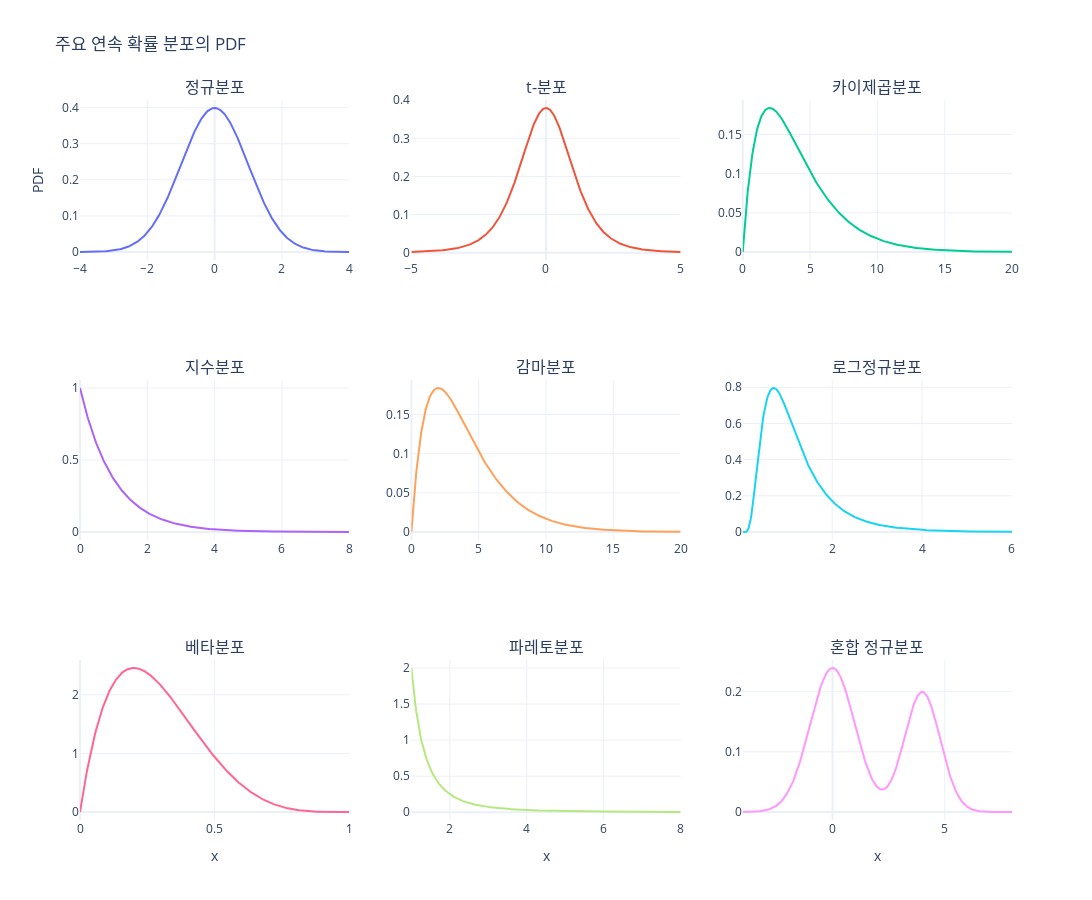

Here is the notebook cell this chart was saved with:
### Markdown cell above
<style>
hl {
    color: #1500FFFF;
    font-weight: bold;
    background: none;
}
th:first-child, td:first-child {
    min-width: 80px;
    max-width: 80px;
    width: 80px;
    text-align: center;
}
/* 표 헤더와 5번째 행까지 배경 흰색, 글자 검정색 */
table, th, td {
    color: #111 !important;
}
thead tr, thead th {
    background: #F1EDAFFF !important;
    color: #111 !important;
}
tbody tr:nth-child(-n+4) {
    background: #F1EDAFFF !important;
    color: #111 !important;
}
/* 6행부터 배경색을 옅은 그레이(#f5f5f5)로 지정 */
tbody tr:nth-child(n+5) {
    background: #f5f5f5 !important;
    color: #111 !important;
}
</style>

| 분포 제목 | 분포 정의 | 주요 특징 | 활용 |
|---|---|---|---|
| 정규 분포 | $N(\mu, \sigma^2)$ | 자연 현상 및 사회 현상에서 가장 흔하게 발견되는 <hl>종 모양의 대칭적인 분포</hl>임.<br>평균($\mu$)과 표준편차($\sigma$) 두 모수에 의해 모양이 결정됨.<br>평균 = 중앙값 = 최빈값임.<br><hl>표준 정규 분포</hl>는 $Z \sim N(0,1)$로, <hl>평균이 0이고 표준편차가 1</hl>인 특별한 정규 분포임.<br>Z-점수 변환 $Z = (X-\mu)/\sigma$를 통해 표준화함.<br> | 많은 통계적 방법론의 기초 가정임.<br>금융 자산의 수익률 모델링(근사적으로) 및 측정 오차 등에서 활용함.<br> |
| t-분포 | 정규 분포와 유사한 종 모양이지만, 꼬리가 더 두꺼움(fat tails). | <hl>극단적인 값이 나타날 확률이 정규분포보다 높음</hl>.<br><hl>모집단의 분산($\sigma^2$)을 알지 못하고 표본 크기(n)가 작을 때, 표본 평균($\bar{x}$)을 이용하여 모평균($\mu$)을 추정하거나 검정</hl>할 때 사용함.<br>자유도(df)에 따라 모양이 변하며, 자유도가 커질수록 표준 정규 분포에 근사함(df = n-1).<br> | 소표본에서의 평균 검정 및 추정,<br>금융 데이터 모델링(정규분포보다 꼬리가 두꺼운 현상 반영)에 활용함.<br> |
| 카이제곱 분포 | 여러 개(k개)의 서로 <hl>독립적인 표준정규분포를 따르는 확률변수들을 각각 제곱한 다음 모두 더해서 얻어지는 분포</hl>임.<br>$\chi^2(k)$로 표기하며, k는 자유도임.<br> | 오른쪽으로 긴 꼬리를 가지는 비대칭 분포임.<br>자유도가 커질수록 대칭성에 가까워짐.<br> | <hl>분산 추정 및 검정,<br>적합도 검정,<br>독립성 검정 등에 활용함.</hl><br> |
| 지수 분포 | 어떤 사건이 처음 발생하기까지 걸리는 대기 시간,<br>또는 포아송 과정에서 연속된 사건들 사이의 시간에 대한 분포임.<br> | 단일 모수 $\lambda$ 또는 $\beta = 1/\lambda$를 가짐.<br><hl>$\lambda$는 단위 시간당 평균 사건 발생 횟수임.</hl><br>과거에 얼마나 기다렸는지가 미래에 기다릴 시간에 영향을 주지 않음.<br> | 부품의 수명 예측,<br>고객이 서비스 받기까지 기다리는 시간,<br>방사성 붕괴 시간 모델링 등에 활용함.<br> |
| 감마 분포 | <hl>여러 독립적인 지수 분포 변수들의 합</hl>으로 볼 수 있으며,<br>k번째 사건이 발생하기까지 걸리는 총 대기 시간을 모델링함.<br> | 형태 모수 $\alpha$ (또는 $k$)와 비율 모수 $\beta$ (또는 척도 모수 $\theta = 1/\beta$)를 가짐.<br>$\alpha=1$일 때 지수 분포가 됨.<br>$\alpha$가 커질수록 분포는 대칭적인 모양에 가까워짐.<br> | 대기 시간,<br>고장 시간,<br>강우량,<br>보험 청구액 모델링 등에 활용함.<br>지수 분포보다 더 유연한 형태를 가짐.<br> |
| 로그-정규 분포| 확률 변수 $X$에 로그를 취한 $\ln(X)$가 정규분포를 따를 때, $X$는 로그-정규 분포를 따름.<br> | 항상 양수 값을 가지며,<br>오른쪽으로 긴 꼬리를 가진 왜곡된 분포임.<br> | 주가,<br>소득,<br>특정 생물 종의 크기 등 양의 값을 가지며 변동성이 큰 데이터 모델링에 활용함.<br> |
| 베타 분포  | 0과 1 사이의 값을 가지는 연속 확률 변수를 모델링하는 데 사용함.<br> | 두 개의 양의 형태 모수 $\alpha$와 $\beta$를 가짐.<br>이 모수들의 값에 따라 매우 다양한 형태의 분포를 나타낼 수 있음(U자형, 종형, 직선형 등).<br> | 성공 확률,<br>비율,<br>백분율 등의 분포를 모델링함.<br>베이즈 통계에서 사전 확률 분포로 자주 사용됨(예: 동전 던지기의 앞면이 나올 확률의 분포).<br> |
| 파레토 분포 | <hl>"소수의 원인이 다수의 결과를 만든다"는 파레토 법칙(80-20 법칙)</hl>을 설명하는 데 사용되는 멱법칙 분포의 한 예임.<br> | 오른쪽으로 매우 긴 꼬리(heavy tail)를 가지며,<br>극단적인 값들이 나타날 확률이 상대적으로 높음.<br>형태 모수 $\alpha$(꼬리 지수)와 최소값 모수 $x_m$을 가짐.<br> | 소득 및 부의 분포,<br>도시 인구 규모,<br>인터넷 트래픽,<br>주식 시장의 큰 변동,<br>지진의 강도 등에 활용함.<br> |
| 혼합 모델 | 여러 개의 단순한 <hl>확률 분포(구성 요소)가 가중 결합</hl>되어 만들어지는 더 복잡한 분포임.<br> | 데이터가 서로 다른 여러 하위 그룹에서 비롯된 것으로 보일 때 유용함.<br>가우시안 혼합 모델(GMM)은 여러 정규 분포를 결합하여 다봉 형태의 데이터를 모델링함.<br> | 군집 분석,<br>밀도 추정,<br>이상 탐지 등에 활용함.<br> |

### Code cell
import numpy as np
import plotly.graph_objs as go
from plotly.subplots import make_subplots
from scipy.stats import norm, t, chi2, expon, gamma, lognorm, beta, pareto

# 분포별 x축 범위 및 파라미터 설정
x_norm = np.linspace(-4, 4, 400)
x_t = np.linspace(-5, 5, 400)
x_chi2 = np.linspace(0, 20, 400)
x_expon = np.linspace(0, 8, 400)
x_gamma = np.linspace(0, 20, 400)
x_lognorm = np.linspace(0.01, 6, 400)
x_beta = np.linspace(0, 1, 400)
x_pareto = np.linspace(1, 8, 400)

# 혼합 정규분포 (GMM) 샘플
x_mix = np.linspace(-4, 8, 400)
mix_pdf = 0.6 * norm.pdf(x_mix, loc=0, scale=1) + 0.4 * norm.pdf(x_mix, loc=4, scale=0.8)

fig = make_subplots(
    rows=3, cols=3,
    subplot_titles=[
        "정규분포", "t-분포", "카이제곱분포",
        "지수분포", "감마분포", "로그정규분포",
        "베타분포", "파레토분포", "혼합 정규분포"
    ]
)

# 1. 정규분포
fig.add_trace(
    go.Scatter(x=x_norm, y=norm.pdf(x_norm, loc=0, scale=1), name="N(0,1)", showlegend=False),
    row=1, col=1
)

# 2. t-분포 (df=5)
fig.add_trace(
    go.Scatter(x=x_t, y=t.pdf(x_t, df=5), name="t(df=5)", showlegend=False),
    row=1, col=2
)

# 3. 카이제곱분포 (df=4)
fig.add_trace(
    go.Scatter(x=x_chi2, y=chi2.pdf(x_chi2, df=4), name="chi2(df=4)", showlegend=False),
    row=1, col=3
)

# 4. 지수분포 (lambda=1)
fig.add_trace(
    go.Scatter(x=x_expon, y=expon.pdf(x_expon, scale=1), name="expon(λ=1)", showlegend=False),
    row=2, col=1
)

# 5. 감마분포 (a=2, scale=2)
fig.add_trace(
    go.Scatter(x=x_gamma, y=gamma.pdf(x_gamma, a=2, scale=2), name="gamma(a=2, scale=2)", showlegend=False),
    row=2, col=2
)

# 6. 로그정규분포 (s=0.6, scale=1)
fig.add_trace(
    go.Scatter(x=x_lognorm, y=lognorm.pdf(x_lognorm, s=0.6, scale=np.exp(0)), name="lognorm(s=0.6)", showlegend=False),
    row=2, col=3
)

# 7. 베타분포 (a=2, b=5)
fig.add_trace(
    go.Scatter(x=x_beta, y=beta.pdf(x_beta, a=2, b=5), name="beta(a=2, b=5)", showlegend=False),
    row=3, col=1
)

# 8. 파레토분포 (b=2, scale=1)
fig.add_trace(
    go.Scatter(x=x_pareto, y=pareto.pdf(x_pareto, b=2, scale=1), name="pareto(α=2)", showlegend=False),
    row=3, col=2
)

# 9. 혼합 정규분포
fig.add_trace(
    go.Scatter(x=x_mix, y=mix_pdf, name="GMM", showlegend=False),
    row=3, col=3
)

fig.update_layout(
    height=900, width=1100,
    title_text="주요 연속 확률 분포의 PDF",
    template="plotly_white"
)
fig.update_xaxes(title_text="x", row=3, col=1)
fig.update_xaxes(title_text="x", row=3, col=2)
fig.update_xaxes(title_text="x", row=3, col=3)
fig.update_yaxes(title_text="PDF", row=1, col=1)
fig.show()

### Figure 1 — Plotly figure (JSON) as saved in the notebook; plotly's stock layout.template omitted (floating-point values rounded to 4 significant figures; data arrays with more than 128 entries replaced by an {"elided": "..."} marker saying what was removed)
{"data": [{"name": "N(0,1)", "showlegend": false, "type": "scatter", "x": {"elided": "400 float values"}, "xaxis": "x", "y": {"elided": "400 float values"}, "yaxis": "y"}, {"name": "t(df=5)", "showlegend": false, "type": "scatter", "x": {"elided": "400 float values"}, "xaxis": "x2", "y": {"elided": "400 float values"}, "yaxis": "y2"}, {"name": "chi2(df=4)", "showlegend": false, "type": "scatter", "x": {"elided": "400 float values"}, "xaxis": "x3", "y": {"elided": "400 float values"}, "yaxis": "y3"}, {"name": "expon(λ=1)", "showlegend": false, "type": "scatter", "x": {"elided": "400 float values"}, "xaxis": "x4", "y": {"elided": "400 float values"}, "yaxis": "y4"}, {"name": "gamma(a=2, scale=2)", "showlegend": false, "type": "scatter", "x": {"elided": "400 float values"}, "xaxis": "x5", "y": {"elided": "400 float values"}, "yaxis": "y5"}, {"name": "lognorm(s=0.6)", "showlegend": false, "type": "scatter", "x": {"elided": "400 float values"}, "xaxis": "x6", "y": {"elided": "400 float values"}, "yaxis": "y6"}, {"name": "beta(a=2, b=5)", "showlegend": false, "type": "scatter", "x": {"elided": "400 float values"}, "xaxis": "x7", "y": {"elided": "400 float values"}, "yaxis": "y7"}, {"name": "pareto(α=2)", "showlegend": false, "type": "scatter", "x": {"elided": "400 float values"}, "xaxis": "x8", "y": {"elided": "400 float values"}, "yaxis": "y8"}, {"name": "GMM", "showlegend": false, "type": "scatter", "x": {"elided": "400 float values"}, "xaxis": "x9", "y": {"elided": "400 float values"}, "yaxis": "y9"}], "layout": {"annotations": [{"font": {"size": 16}, "showarrow": false, "text": "정규분포", "x": 0.1444, "xanchor": "center", "xref": "paper", "y": 1, "yanchor": "bottom", "yref": "paper"}, {"font": {"size": 16}, "showarrow": false, "text": "t-분포", "x": 0.5, "xanchor": "center", "xref": "paper", "y": 1, "yanchor": "bottom", "yref": "paper"}, {"font": {"size": 16}, "showarrow": false, "text": "카이제곱분포", "x": 0.8556, "xanchor": "center", "xref": "paper", "y": 1, "yanchor": "bottom", "yref": "paper"}, {"font": {"size": 16}, "showarrow": false, "text": "지수분포", "x": 0.1444, "xanchor": "center", "xref": "paper", "y": 0.6111, "yanchor": "bottom", "yref": "paper"}, {"font": {"size": 16}, "showarrow": false, "text": "감마분포", "x": 0.5, "xanchor": "center", "xref": "paper", "y": 0.6111, "yanchor": "bottom", "yref": "paper"}, {"font": {"size": 16}, "showarrow": false, "text": "로그정규분포", "x": 0.8556, "xanchor": "center", "xref": "paper", "y": 0.6111, "yanchor": "bottom", "yref": "paper"}, {"font": {"size": 16}, "showarrow": false, "text": "베타분포", "x": 0.1444, "xanchor": "center", "xref": "paper", "y": 0.2222, "yanchor": "bottom", "yref": "paper"}, {"font": {"size": 16}, "showarrow": false, "text": "파레토분포", "x": 0.5, "xanchor": "center", "xref": "paper", "y": 0.2222, "yanchor": "bottom", "yref": "paper"}, {"font": {"size": 16}, "showarrow": false, "text": "혼합 정규분포", "x": 0.8556, "xanchor": "center", "xref": "paper", "y": 0.2222, "yanchor": "bottom", "yref": "paper"}], "height": 900, "title": {"text": "주요 연속 확률 분포의 PDF"}, "width": 1100, "xaxis": {"anchor": "y", "domain": [0, 0.2889]}, "xaxis2": {"anchor": "y2", "domain": [0.3556, 0.6444]}, "xaxis3": {"anchor": "y3", "domain": [0.7111, 1]}, "xaxis4": {"anchor": "y4", "domain": [0, 0.2889]}, "xaxis5": {"anchor": "y5", "domain": [0.3556, 0.6444]}, "xaxis6": {"anchor": "y6", "domain": [0.7111, 1]}, "xaxis7": {"anchor": "y7", "domain": [0, 0.2889], "title": {"text": "x"}}, "xaxis8": {"anchor": "y8", "domain": [0.3556, 0.6444], "title": {"text": "x"}}, "xaxis9": {"anchor": "y9", "domain": [0.7111, 1], "title": {"text": "x"}}, "yaxis": {"anchor": "x", "domain": [0.7778, 1], "title": {"text": "PDF"}}, "yaxis2": {"anchor": "x2", "domain": [0.7778, 1]}, "yaxis3": {"anchor": "x3", "domain": [0.7778, 1]}, "yaxis4": {"anchor": "x4", "domain": [0.3889, 0.6111]}, "yaxis5": {"anchor": "x5", "domain": [0.3889, 0.6111]}, "yaxis6": {"anchor": "x6", "domain": [0.3889, 0.6111]}, "yaxis7": {"anchor": "x7", "domain": [0, 0.2222]}, "yaxis8": {"anchor": "x8", "domain": [0, 0.2222]}, "yaxis9": {"anchor": "x9", "domain": [0, 0.2222]}}}
